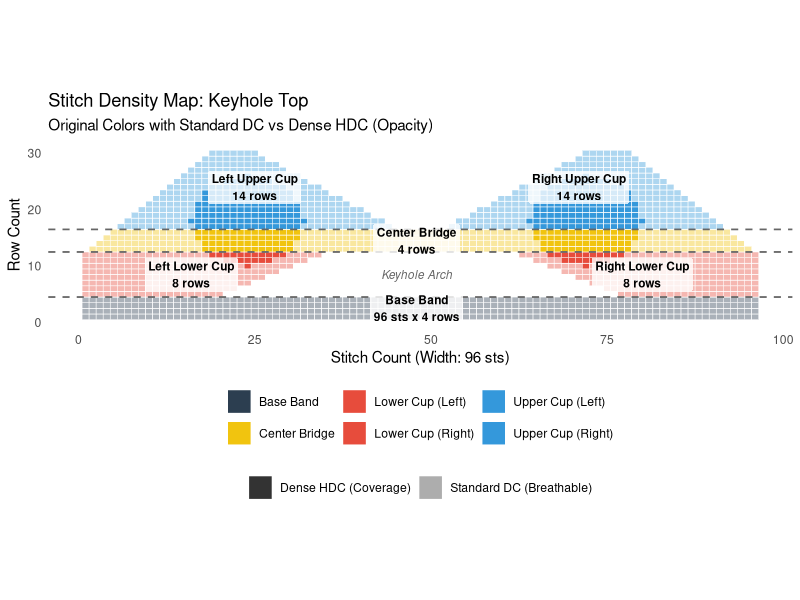

This chart was generated by the following R code:
## ---- chunk 1
#| label: stitch-map
library(ggplot2)
library(dplyr)

# Measurements:
# Base: 96 stitches
# Nipple centers: roughly 26cm apart. 
# Left center ~ X=24, Right center ~ X=72. Y-axis peak ~ Row 18.

grid <- expand.grid(Stitch = 1:96, Row = 1:30)

grid <- grid %>%
  mutate(
    # 1. Define the physical shape of the top (reverting to the arched window look)
    Part = case_when(
      Row <= 4 ~ "Base Band",
      Row >= 5 & Row <= 12 & Stitch <= (20 + 2*(Row-5)) ~ "Lower Cup (Left)",
      Row >= 5 & Row <= 12 & Stitch >= (77 - 2*(Row-5)) ~ "Lower Cup (Right)",
      Row >= 13 & Row <= 16 & Stitch >= (1 + (Row-12)) & Stitch <= (96 - (Row-12)) ~ "Center Bridge",
      Row >= 17 & Stitch >= (5 + (Row-16)) & Stitch <= (46 - 1.5*(Row-16)) ~ "Upper Cup (Left)",
      Row >= 17 & Stitch >= (51 + 1.5*(Row-16)) & Stitch <= (92 - (Row-16)) ~ "Upper Cup (Right)",
      TRUE ~ "Empty Space"
    ),
    
    # 2. Define the stitch type based on location
    Stitch_Type = case_when(
      Part == "Empty Space" ~ NA_character_,
      sqrt((Stitch - 24)^2 + (Row - 18)^2) <= 8 ~ "Dense HDC (Coverage)",
      sqrt((Stitch - 72)^2 + (Row - 18)^2) <= 8 ~ "Dense HDC (Coverage)",
      TRUE ~ "Standard DC (Breathable)"
    )
  ) %>%
  filter(Part != "Empty Space")

# Plotting the map
ggplot(grid, aes(x = Stitch, y = Row, fill = Part, alpha = Stitch_Type)) +
  geom_tile(color = "white", linewidth = 0.2) +
  # Adding structural boundary lines
  geom_hline(yintercept = 4.5, color = "grey40", linetype = "dashed", linewidth = 0.6) +
  geom_hline(yintercept = 12.5, color = "grey40", linetype = "dashed", linewidth = 0.6) +
  geom_hline(yintercept = 16.5, color = "grey40", linetype = "dashed", linewidth = 0.6) +
  
  # Adding labels for regions
  annotate("label", x = 48, y = 2.5, label = "Base Band\n96 sts x 4 rows", size = 3, fontface = "bold", fill = "#FFFFFFCC", label.size = NA) +
  annotate("label", x = 16, y = 8.5, label = "Left Lower Cup\n8 rows", size = 3, fontface = "bold", fill = "#FFFFFFCC", label.size = NA) +
  annotate("label", x = 80, y = 8.5, label = "Right Lower Cup\n8 rows", size = 3, fontface = "bold", fill = "#FFFFFFCC", label.size = NA) +
  annotate("text", x = 48, y = 8.5, label = "Keyhole Arch", size = 3, fontface = "italic", color = "grey40") +
  annotate("label", x = 48, y = 14.5, label = "Center Bridge\n4 rows", size = 3, fontface = "bold", fill = "#FFFFFFCC", label.size = NA) +
  annotate("label", x = 25, y = 24, label = "Left Upper Cup\n14 rows", size = 3, fontface = "bold", fill = "#FFFFFFCC", label.size = NA) +
  annotate("label", x = 71, y = 24, label = "Right Upper Cup\n14 rows", size = 3, fontface = "bold", fill = "#FFFFFFCC", label.size = NA) +
  
  scale_fill_manual(values = c(
    "Base Band" = "#2C3E50", 
    "Lower Cup (Left)" = "#E74C3C", 
    "Lower Cup (Right)" = "#E74C3C",
    "Center Bridge" = "#F1C40F",
    "Upper Cup (Left)" = "#3498DB",
    "Upper Cup (Right)" = "#3498DB"
  )) +
  scale_alpha_manual(values = c(
    "Standard DC (Breathable)" = 0.4, 
    "Dense HDC (Coverage)" = 1
  )) +
  theme_minimal() +
  coord_fixed(ratio = 0.8) +
  labs(
    title = "Stitch Density Map: Keyhole Top",
    subtitle = "Original Colors with Standard DC vs Dense HDC (Opacity)",
    x = "Stitch Count (Width: 96 sts)", 
    y = "Row Count"
  ) +
  theme(
    panel.grid = element_blank(),
    legend.position = "bottom",
    legend.box = "vertical",
    legend.title = element_blank()
  )
